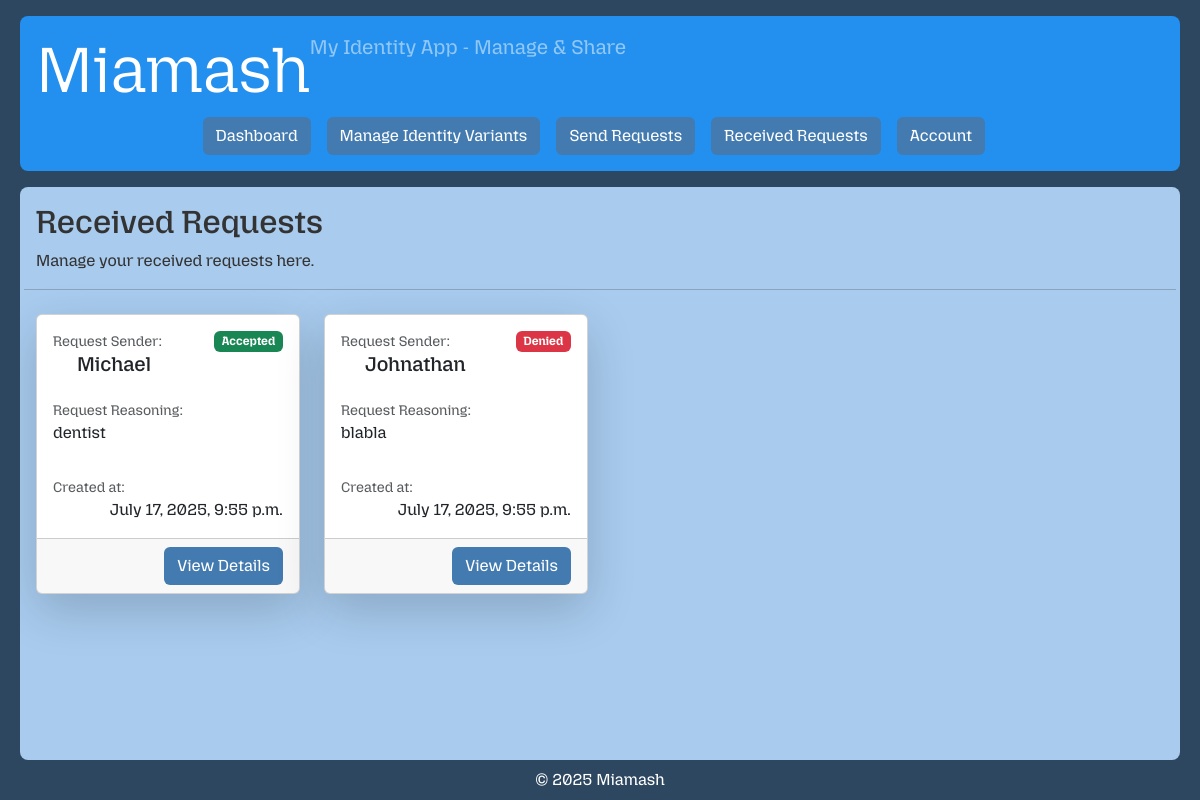
Page /request/receive/ (signed in) on the earlier database version.
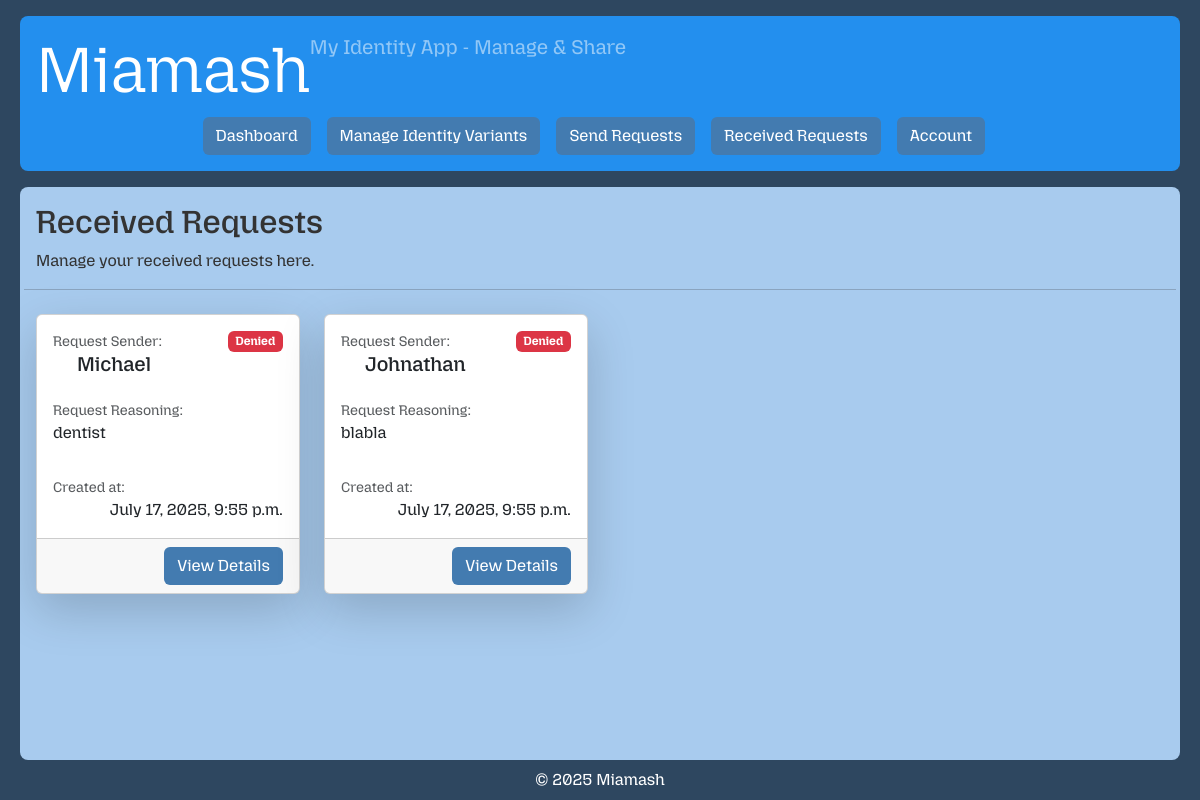
Same page on the later database version.
### core/models.py (models this page shows, shortened)
class Request(models.Model):
    sender = models.ForeignKey(User, on_delete=models.CASCADE, related_name='requests_sent')
    receiver = models.ForeignKey(User, on_delete=models.CASCADE, related_name='requests_received')
    request_reasoning = models.TextField(blank=True)
    created_at = models.DateTimeField(auto_now_add=True)
    class Status(models.TextChoices):
        PENDING = 'pending', 'Pending'
        ACCEPTED = 'accepted', 'Accepted'
        DENIED = 'denied', 'Denied'
    status = models.CharField(max_length=10, choices=Status.choices, default=Status.PENDING)

### web/views.py (the view)
# urls.py: path('request/receive/', RequestReceiveListView.as_view(), name='request-receive-list'),
class RequestReceiveListView(RequestReceiverPermissionMixin, ListView):
    template_name = 'private/request_receive_list.html'
    context_object_name = 'received_requests'

### web/permissions.py (called while the page is built)
    def get_queryset(self):
        return self.model.objects.filter(receiver=self.request.user) # type: ignore

### web/templates/private/request_receive_list.html (shortened to what this page needs)
{% extends "private/base.html" %}
{% block content %}
    <div class="row align-items-center mb-2">
        <div class="col">
            <h2>Received Requests</h2>
            <p>Manage your received requests here.</p>
        </div>
        <hr>
    </div>
    {% if received_requests %}
        <div class="row row-cols-1 row-cols-sm-1 row-cols-md-2 row-cols-lg-3 row-cols-xl-4 row-cols-xxl-5  g-4">
            {% for request in received_requests %}
                <div class="col">
                    <div class="card h-100 mb-3 shadow-lg">
                        <div class="card-body d-flex flex-column">
                            <div class="d-flex justify-content-between">
                                <div>
                                    <p class="text-muted mb-0 small">Request Sender:</p>
                                </div>
                                {% if request.status == "accepted" %}
                                    <span class="badge bg-success">Accepted</span>
                                {% endif %}
                                {% if request.status == "denied" %}
                                    <span class="badge bg-danger">Denied</span>
                                {% endif %}
                            </div>
                            <h5 class="card-text ps-4 ">{{ request.sender }}</h5>
                            <p class="text-muted mb-0 mt-3 small">Request Reasoning:</p>
                            <p class="card-text">{{ request.request_reasoning }}</p>
                            <div class="flex-grow-1"></div>
                            <p class="text-muted mb-0 small">Created at:</p>
                            <p class="card-text text-end">{{ request.created_at }}</p>
                        </div>
                        <div class="card-footer text-end">
                            <a class="btn btn-blue" href="{% url 'request-receive-detail' request.id %}">View Details</a>
                        </div>
                    </div>
                </div>
            {% endfor %}
        </div>
    {% else %}
        <p>No received requests at the moment... Some will come soon for sure!</p>
    {% endif %}
{% endblock %}

Differences in the rows shown:
changed Request "dentist": status "Accepted" → "Denied"
